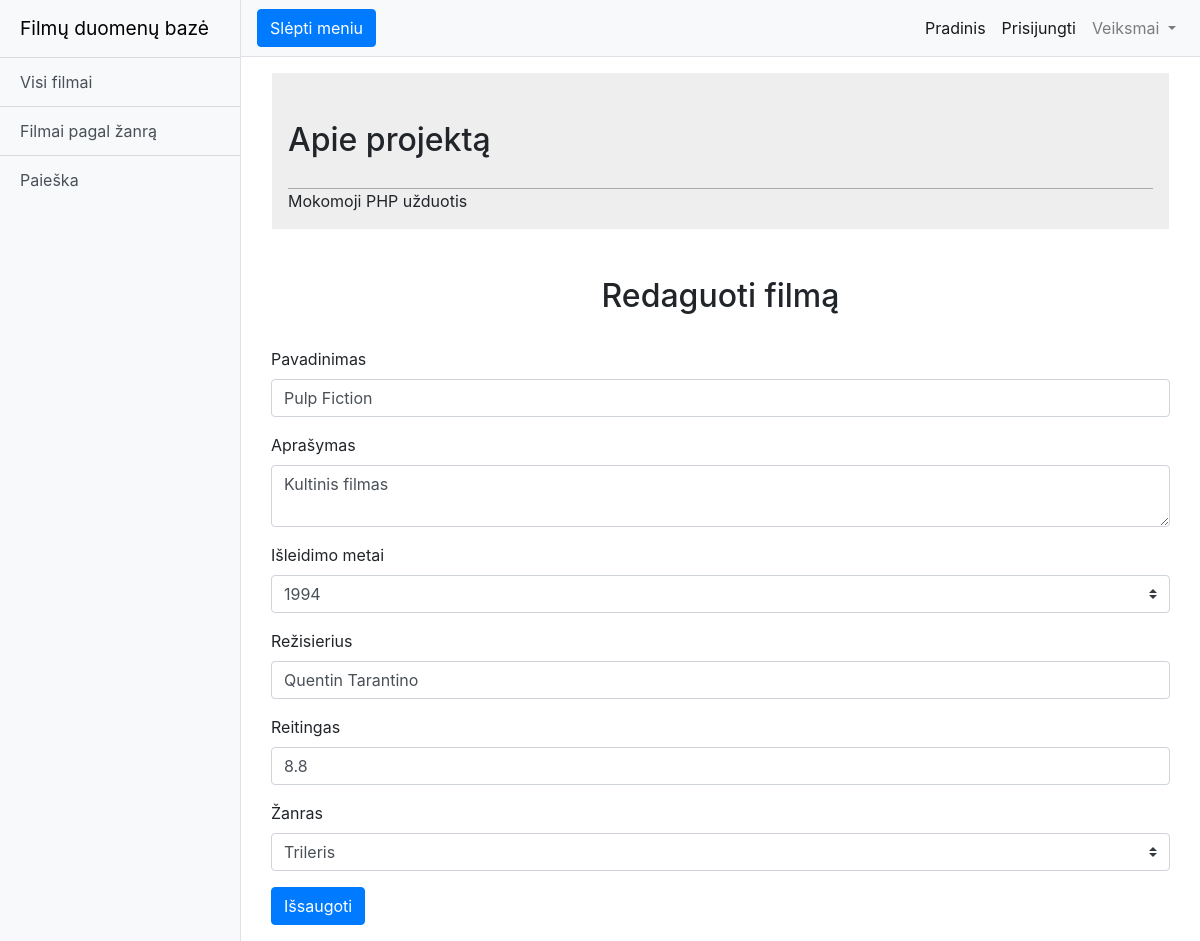
Page /?page=update&edit=1 (signed in) on the committed database.
### tables this page shows
CREATE TABLE `movies` (
  `id` int(11) NOT NULL,
  `title` varchar(255) DEFAULT NULL,
  `description` varchar(255) DEFAULT NULL,
  `director` varchar(100) DEFAULT NULL,
  `year` varchar(45) DEFAULT NULL,
  `imdb` decimal(2,1) DEFAULT NULL,
  `genre_id` int(11) DEFAULT NULL
);

### index.php (called while the page is built, shortened)
<?php
require_once  "inc/functions.php";
require_once "templates/".ACTIVE_TEMPLATE."/index.view.php";

### inc/functions.php (called while the page is built, shortened)
<?php
function connectDb() {
    global $host, $db, $username, $password, $options;
    $dsn = "mysql:host=$host;dbname=$db";
    try {
        $conn = new PDO($dsn, $username, $password, $options);
    } catch (PDOException $e) {
        echo $e->getMessage();
    }
    return $conn;
}
function getMovieById($id){
    $conn = connectDb();
    $movie = null;
    try {
        if ($conn) {
            $stmt = $conn->prepare("SELECT movies.id, title, description, year, director, imdb, genre_name
                                        FROM movies
                                        JOIN genres ON movies.genre_id = genres.id WHERE movies.id = :movieId");
            $stmt->bindValue(":movieId", $id, PDO::PARAM_INT);
            $stmt->execute();
            $movie = $stmt->fetch();
        }
    } catch (PDOException $e) {
        echo $e->getMessage();
    }
    return $movie;
}
function getAllGenres() {
    $conn = connectDb();
    $genres = [];
    try {
        if ($conn) {
            $query = "SELECT * FROM genres";
            $stmt = $conn->query($query);
            $genres = $stmt->fetchAll();
        }
    } catch (PDOException $e) {
        echo $e->getMessage();
    }
    return $genres;
}

### templates/main/pages/update_film.page.php (the view, shortened to what this page needs)
<?php if($_SESSION["user"] === "admin"):?>
<?php
$movie = [];
$updateMovieId = $_GET["edit"];
if (isset($updateMovieId)) {
    if (isValidId($updateMovieId)) {
        $movie = getMovieById($updateMovieId);
    }
}
$genres = getAllGenres();
?>
<div class="row justify-content-center">
    <h2>Redaguoti filmą</h2>
</div>
<div class="container">
    <form method="post">
        <div class="form-group">
            <label for="title">Pavadinimas</label>
            <input type="text" name="title" class="form-control" id="title" value="<?=$movie["title"]?>">
        </div>
        <div class="form-group">
            <label for="description">Aprašymas</label>
            <textarea type="text" name="description" class="form-control" id="description"
                      ><?=ucfirst($movie["description"])?></textarea>
        </div>
        <div class="form-group">
            <label for="year">Išleidimo metai</label>
            <select type="text" class="custom-select mr-sm-2" name="year" id="year">
                <option selected ><?=$movie["year"]?></option>
            </select>
        </div>
        <div class="form-group">
            <label for="director">Režisierius</label>
            <input type="text" name="director" class="form-control" id="director" value="<?=$movie["director"]?>">
        </div>
        <div class="form-group">
            <label for="imdb">Reitingas</label>
            <input type="text" name="imdb" class="form-control" id="imdb" value="<?=$movie["imdb"]?>">
        </div>
        <div class="form-group">
            <label for="genre">Žanras</label>
            <select class="custom-select mr-sm-2" name="genre" id="year">
                <?php foreach ($genres as $genre): ?>
                    <?php if($movie["genre_name"] === $genre["genre_name"]):?>
                        <option value="<?= $genre["id"] ?>" selected><?= $genre["genre_name"] ?></option>
                        <?php endif;?>
                <?php endforeach; ?>
            </select>
        </div>
        <button type="submit" name="update" class="btn btn-primary">Išsaugoti</button>
    </form>
</div>
<?php endif;?>

### templates/main/css/simple-sidebar.css (style rules this page uses)
body { overflow-x: hidden; }

### templates/main/css/styles.css (style rules this page uses)
h2 { margin: 2rem 0; }
form { margin-bottom: 1rem; }

### rows in the picture
movies: title "Pulp Fiction", description "Kultinis filmas", year "1994", director "Quentin Tarantino", imdb "8.8"

### other values in the picture
SITE_NAME "Filmų duomenų bazė"
$menuItem "Visi filmai"
$menuItem "Filmai pagal žanrą"
$menuItem "Paieška"
$menuItem "Pradinis"
$menuItem "Prisijungti"
form field genre "Trileris"
